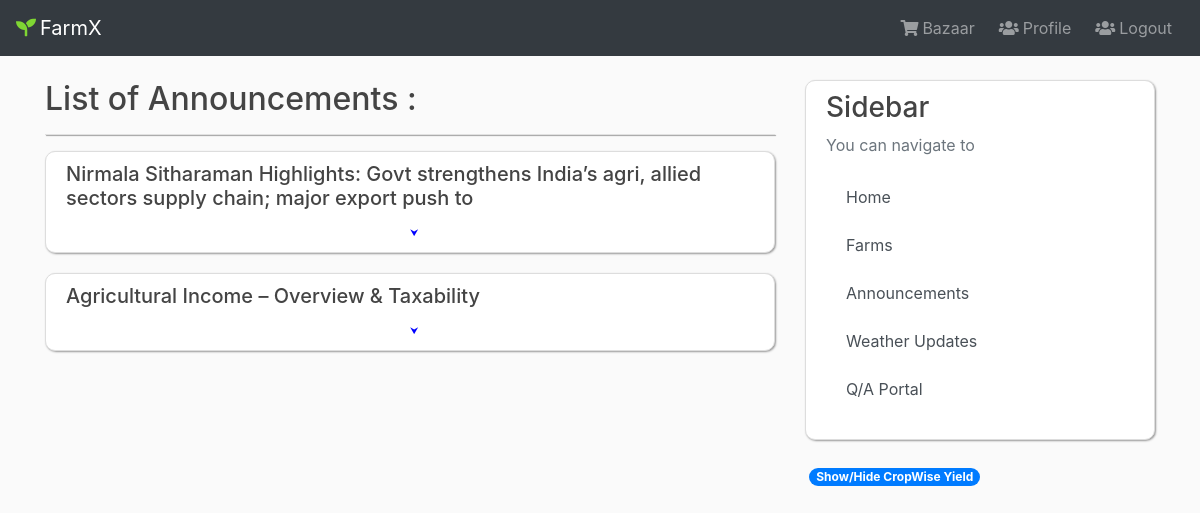
/user/announcements/ (signed in), run on an earlier commit of the app's database.
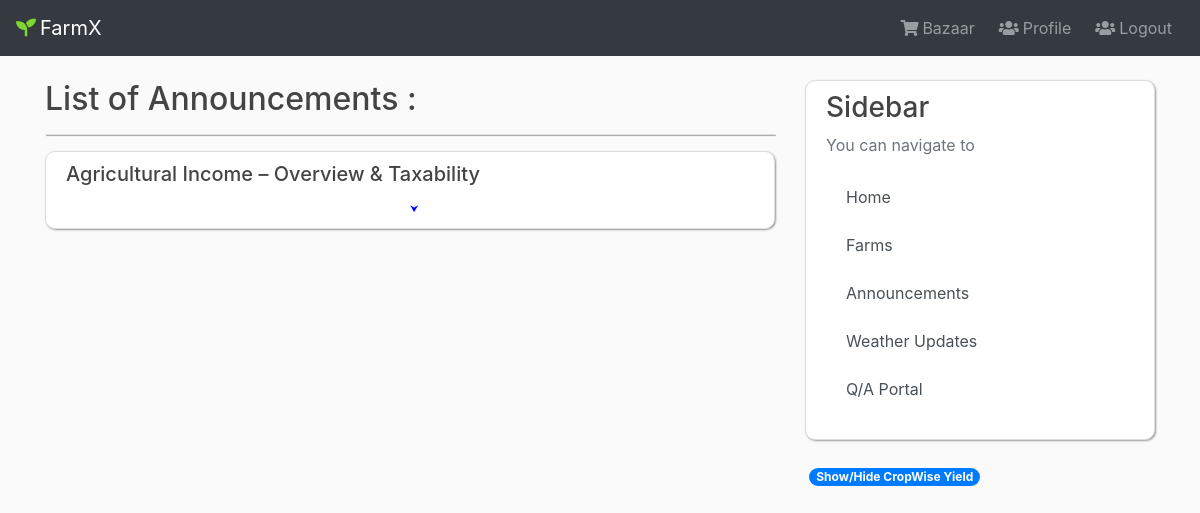
And on a later commit of the database.
### announcements/models.py (models this page shows, shortened)
class Announcement(models.Model):
    title = models.CharField(max_length=200)
    content = models.TextField()
    date_posted = models.DateTimeField(default=timezone.now)

### users/views.py (the view)
# urls.py: path('announcements/', views.announcements_list, name='user-list-announcements'),
@login_required
def announcements_list(request):
    announcements = Announcement.objects.all()
    crop_yield = crop_wise_yield()
    avg_yield = sum(crop_yield.values()) / len(crop_yield.values())
    context = {
        'announcements': announcements,
        'crop_yield': crop_yield,
        'avg_yield': avg_yield
    }
    return render(request, 'users/list_of_announcements.html', context)

### users/views.py (called while the page is built)
def crop_wise_yield():
    crops = Farm.objects.filter(crop__in=crops_list).values('crop').annotate(total=Sum('expecting_yield')).order_by(
        '-total')
    crop_yield = {crop: 0 for crop in crops_list}
    for entry in crops:
        crop_yield[entry['crop']] = float(entry['total'])
    return crop_yield

### users/templates/users/list_of_announcements.html (shortened to what this page needs)
{% extends 'users/user_base.html' %}
{% load static %}
{% block content %}
    <h2 class="mb-3">List of Announcements : </h2>
    <hr style="box-shadow: 1px 1px 1px #999">
    {% for announcement in announcements %}
        <div class="content-section">
            <h5>{{ announcement.title }}</h5>
            <span style="margin: 0 50%;font-size: 10px;" class="expandcontent">&#11167;</span>
        </div>
    {% endfor%}
{% endblock content %}
{% block extra_info %}
    <button id="toggler" style="outline: none" class="ml-1 badge badge-pill badge-primary border-0 my-2">Show/Hide CropWise Yield</button>
{% endblock extra_info %}

What changed in the data, as far as the page shows it:
removed Announcement: title "Nirmala Sitharaman Highlights: Govt strengthens India’s agri, allied sectors supply chain; major export push to"
